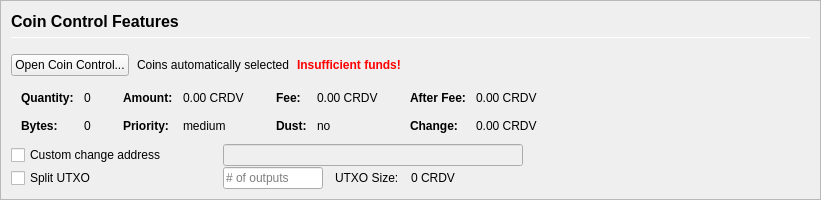
         <widget class="QFrame" name="frameCoinControl">
          <property name="sizePolicy">
           <sizepolicy hsizetype="Expanding" vsizetype="Expanding">
            <horstretch>0</horstretch>
            <verstretch>0</verstretch>
           </sizepolicy>
          </property>
          <property name="maximumSize">
           <size>
            <width>16777215</width>
            <height>16777215</height>
           </size>
          </property>
          <property name="frameShape">
           <enum>QFrame::StyledPanel</enum>
          </property>
          <property name="frameShadow">
           <enum>QFrame::Sunken</enum>
          </property>
          <layout class="QVBoxLayout" name="verticalLayoutCoinControl2">
           <property name="spacing">
            <number>0</number>
           </property>
           <property name="leftMargin">
            <number>0</number>
           </property>
           <property name="topMargin">
            <number>0</number>
           </property>
           <property name="rightMargin">
            <number>0</number>
           </property>
           <property name="bottomMargin">
            <number>0</number>
           </property>
           <item>
            <widget class="QFrame" name="frameCoinControl_BG">
             <layout class="QVBoxLayout" name="verticalLayoutCoinControl" stretch="0,0,0,0,0,0">
              <property name="spacing">
               <number>1</number>
              </property>
              <property name="leftMargin">
               <number>10</number>
              </property>
              <property name="topMargin">
               <number>10</number>
              </property>
              <item>
               <layout class="QHBoxLayout" name="horizontalLayoutCoinControl1">
                <property name="bottomMargin">
                 <number>15</number>
                </property>
                <item>
                 <layout class="QVBoxLayout" name="verticalLayout_3">
                  <property name="spacing">
                   <number>6</number>
                  </property>
                  <item>
                   <widget class="QLabel" name="labelCoinControlFeatures">
                    <property name="sizePolicy">
                     <sizepolicy hsizetype="Preferred" vsizetype="Maximum">
                      <horstretch>0</horstretch>
                      <verstretch>0</verstretch>
                     </sizepolicy>
                    </property>
                    <property name="minimumSize">
                     <size>
                      <width>0</width>
                      <height>20</height>
                     </size>
                    </property>
                    <property name="font">
                     <font>
                      <pointsize>12</pointsize>
                      <weight>75</weight>
                      <bold>true</bold>
                     </font>
                    </property>
                    <property name="styleSheet">
                     <string notr="true">font-weight:bold;</string>
                    </property>
                    <property name="text">
                     <string>Coin Control Features</string>
                    </property>
                   </widget>
                  </item>
                  <item>
                   <widget class="Line" name="line">
                    <property name="minimumSize">
                     <size>
                      <width>0</width>
                      <height>1</height>
                     </size>
                    </property>
                    <property name="maximumSize">
                     <size>
                      <width>16777215</width>
                      <height>1</height>
                     </size>
                    </property>
                    <property name="orientation">
                     <enum>Qt::Horizontal</enum>
                    </property>
                   </widget>
                  </item>
                 </layout>
                </item>
               </layout>
              </item>
              <item>
               <layout class="QHBoxLayout" name="horizontalLayoutCoinControl2" stretch="0,0,0,0">
                <property name="spacing">
                 <number>8</number>
                </property>
                <property name="bottomMargin">
                 <number>10</number>
                </property>
                <item>
                 <widget class="QPushButton" name="pushButtonCoinControl">
                  <property name="styleSheet">
                   <string notr="true"/>
                  </property>
                  <property name="text">
                   <string>Open Coin Control...</string>
                  </property>
                  <property name="autoDefault">
                   <bool>false</bool>
                  </property>
                 </widget>
                </item>
                <item>
                 <widget class="QLabel" name="labelCoinControlAutomaticallySelected">
                  <property name="text">
                   <string>Coins automatically selected</string>
                  </property>
                  <property name="margin">
                   <number>5</number>
                  </property>
                 </widget>
                </item>
                <item>
                 <widget class="QLabel" name="labelCoinControlInsuffFunds">
                  <property name="font">
                   <font>
                    <weight>75</weight>
                    <bold>true</bold>
                   </font>
                  </property>
                  <property name="styleSheet">
                   <string notr="true">color:red;font-weight:bold;</string>
                  </property>
                  <property name="text">
                   <string>Insufficient funds!</string>
                  </property>
                  <property name="margin">
                   <number>5</number>
                  </property>
                 </widget>
                </item>
                <item>
                 <spacer name="horizontalSpacerCoinControl">
                  <property name="orientation">
                   <enum>Qt::Horizontal</enum>
                  </property>
                  <property name="sizeHint" stdset="0">
                   <size>
                    <width>40</width>
                    <height>1</height>
                   </size>
                  </property>
                 </spacer>
                </item>
               </layout>
              </item>
              <item>
               <widget class="QWidget" name="widgetCoinControl" native="true">
                <property name="sizePolicy">
                 <sizepolicy hsizetype="Preferred" vsizetype="Preferred">
                  <horstretch>0</horstretch>
                  <verstretch>0</verstretch>
                 </sizepolicy>
                </property>
                <property name="minimumSize">
                 <size>
                  <width>0</width>
                  <height>0</height>
                 </size>
                </property>
                <property name="styleSheet">
                 <string notr="true"/>
                </property>
                <layout class="QHBoxLayout" name="horizontalLayoutCoinControl5">
                 <property name="leftMargin">
                  <number>0</number>
                 </property>
                 <property name="topMargin">
                  <number>0</number>
                 </property>
                 <property name="rightMargin">
                  <number>0</number>
                 </property>
                 <property name="bottomMargin">
                  <number>0</number>
                 </property>
                 <item>
                  <layout class="QHBoxLayout" name="horizontalLayoutCoinControl3" stretch="0,0,0,1">
                   <property name="spacing">
                    <number>20</number>
                   </property>
                   <property name="topMargin">
                    <number>0</number>
                   </property>
                   <property name="bottomMargin">
                    <number>10</number>
                   </property>
                   <item>
                    <layout class="QFormLayout" name="formLayoutCoinControl1">
                     <property name="horizontalSpacing">
                      <number>10</number>
                     </property>
                     <property name="verticalSpacing">
                      <number>14</number>
                     </property>
                     <property name="leftMargin">
                      <number>10</number>
                     </property>
                     <property name="topMargin">
                      <number>4</number>
                     </property>
                     <property name="rightMargin">
                      <number>6</number>
                     </property>
                     <item row="0" column="0">
                      <widget class="QLabel" name="labelCoinControlQuantityText">
                       <property name="font">
                        <font>
                         <weight>75</weight>
                         <bold>true</bold>
                        </font>
                       </property>
                       <property name="text">
                        <string>Quantity:</string>
                       </property>
                       <property name="margin">
                        <number>0</number>
                       </property>
                      </widget>
                     </item>
                     <item row="0" column="1">
                      <widget class="QLabel" name="labelCoinControlQuantity">
                       <property name="cursor">
                        <cursorShape>IBeamCursor</cursorShape>
                       </property>
                       <property name="contextMenuPolicy">
                        <enum>Qt::ActionsContextMenu</enum>
                       </property>
                       <property name="text">
                        <string notr="true">0</string>
                       </property>
                       <property name="margin">
                        <number>0</number>
                       </property>
                       <property name="textInteractionFlags">
                        <set>Qt::LinksAccessibleByMouse|Qt::TextSelectableByKeyboard|Qt::TextSelectableByMouse</set>
                       </property>
                      </widget>
                     </item>
                     <item row="1" column="0">
                      <widget class="QLabel" name="labelCoinControlBytesText">
                       <property name="font">
                        <font>
                         <weight>75</weight>
                         <bold>true</bold>
                        </font>
                       </property>
                       <property name="text">
                        <string>Bytes:</string>
                       </property>
                      </widget>
                     </item>
                     <item row="1" column="1">
                      <widget class="QLabel" name="labelCoinControlBytes">
                       <property name="cursor">
                        <cursorShape>IBeamCursor</cursorShape>
                       </property>
                       <property name="contextMenuPolicy">
                        <enum>Qt::ActionsContextMenu</enum>
                       </property>
                       <property name="text">
                        <string notr="true">0</string>
                       </property>
                       <property name="textInteractionFlags">
                        <set>Qt::LinksAccessibleByMouse|Qt::TextSelectableByKeyboard|Qt::TextSelectableByMouse</set>
                       </property>
                      </widget>
                     </item>
                    </layout>
                   </item>
                   <item>
                    <layout class="QFormLayout" name="formLayoutCoinControl2">
                     <property name="horizontalSpacing">
                      <number>10</number>
                     </property>
                     <property name="verticalSpacing">
                      <number>14</number>
                     </property>
                     <property name="leftMargin">
                      <number>6</number>
                     </property>
                     <property name="topMargin">
                      <number>4</number>
                     </property>
                     <property name="rightMargin">
                      <number>6</number>
                     </property>
                     <item row="0" column="0">
                      <widget class="QLabel" name="labelCoinControlAmountText">
                       <property name="font">
                        <font>
                         <weight>75</weight>
                         <bold>true</bold>
                        </font>
                       </property>
                       <property name="text">
                        <string>Amount:</string>
                       </property>
                       <property name="margin">
                        <number>0</number>
                       </property>
                      </widget>
                     </item>
                     <item row="0" column="1">
                      <widget class="QLabel" name="labelCoinControlAmount">
                       <property name="cursor">
                        <cursorShape>IBeamCursor</cursorShape>
                       </property>
                       <property name="contextMenuPolicy">
                        <enum>Qt::ActionsContextMenu</enum>
                       </property>
                       <property name="text">
                        <string notr="true">0.00 CRDV</string>
                       </property>
                       <property name="textInteractionFlags">
                        <set>Qt::LinksAccessibleByMouse|Qt::TextSelectableByKeyboard|Qt::TextSelectableByMouse</set>
                       </property>
                      </widget>
                     </item>
                     <item row="1" column="0">
                      <widget class="QLabel" name="labelCoinControlPriorityText">
                       <property name="font">
                        <font>
                         <weight>75</weight>
                         <bold>true</bold>
                        </font>
                       </property>
                       <property name="text">
                        <string>Priority:</string>
                       </property>
                      </widget>
                     </item>
                     <item row="1" column="1">
                      <widget class="QLabel" name="labelCoinControlPriority">
                       <property name="cursor">
                        <cursorShape>IBeamCursor</cursorShape>
                       </property>
                       <property name="contextMenuPolicy">
                        <enum>Qt::ActionsContextMenu</enum>
                       </property>
                       <property name="text">
                        <string>medium</string>
                       </property>
                       <property name="textInteractionFlags">
                        <set>Qt::LinksAccessibleByMouse|Qt::TextSelectableByKeyboard|Qt::TextSelectableByMouse</set>
                       </property>
                      </widget>
                     </item>
                    </layout>
                   </item>
                   <item>
                    <layout class="QFormLayout" name="formLayoutCoinControl3">
                     <property name="horizontalSpacing">
                      <number>10</number>
                     </property>
                     <property name="verticalSpacing">
                      <number>14</number>
                     </property>
                     <property name="leftMargin">
                      <number>6</number>
                     </property>
                     <property name="topMargin">
                      <number>4</number>
                     </property>
                     <property name="rightMargin">
                      <number>6</number>
                     </property>
                     <item row="0" column="0">
                      <widget class="QLabel" name="labelCoinControlFeeText">
                       <property name="font">
                        <font>
                         <weight>75</weight>
                         <bold>true</bold>
                        </font>
                       </property>
                       <property name="text">
                        <string>Fee:</string>
                       </property>
                       <property name="margin">
                        <number>0</number>
                       </property>
                      </widget>
                     </item>
                     <item row="0" column="1">
                      <widget class="QLabel" name="labelCoinControlFee">
                       <property name="cursor">
                        <cursorShape>IBeamCursor</cursorShape>
                       </property>
                       <property name="contextMenuPolicy">
                        <enum>Qt::ActionsContextMenu</enum>
                       </property>
                       <property name="text">
                        <string notr="true">0.00 CRDV</string>
                       </property>
                       <property name="textInteractionFlags">
                        <set>Qt::LinksAccessibleByMouse|Qt::TextSelectableByKeyboard|Qt::TextSelectableByMouse</set>
                       </property>
                      </widget>
                     </item>
                     <item row="1" column="0">
                      <widget class="QLabel" name="labelCoinControlLowOutputText">
                       <property name="font">
                        <font>
                         <weight>75</weight>
                         <bold>true</bold>
                        </font>
                       </property>
                       <property name="text">
                        <string>Dust:</string>
                       </property>
                      </widget>
                     </item>
                     <item row="1" column="1">
                      <widget class="QLabel" name="labelCoinControlLowOutput">
                       <property name="cursor">
                        <cursorShape>IBeamCursor</cursorShape>
                       </property>
                       <property name="contextMenuPolicy">
                        <enum>Qt::ActionsContextMenu</enum>
                       </property>
                       <property name="text">
                        <string>no</string>
                       </property>
                       <property name="textInteractionFlags">
                        <set>Qt::LinksAccessibleByMouse|Qt::TextSelectableByKeyboard|Qt::TextSelectableByMouse</set>
                       </property>
                      </widget>
                     </item>
                    </layout>
                   </item>
                   <item>
                    <layout class="QFormLayout" name="formLayoutCoinControl4">
                     <property name="horizontalSpacing">
                      <number>10</number>
                     </property>
                     <property name="verticalSpacing">
                      <number>14</number>
                     </property>
                     <property name="leftMargin">
                      <number>6</number>
                     </property>
                     <property name="topMargin">
                      <number>4</number>
                     </property>
                     <property name="rightMargin">
                      <number>6</number>
                     </property>
                     <item row="0" column="0">
                      <widget class="QLabel" name="labelCoinControlAfterFeeText">
                       <property name="font">
                        <font>
                         <weight>75</weight>
                         <bold>true</bold>
                        </font>
                       </property>
                       <property name="text">
                        <string>After Fee:</string>
                       </property>
                       <property name="margin">
                        <number>0</number>
                       </property>
                      </widget>
                     </item>
                     <item row="0" column="1">
                      <widget class="QLabel" name="labelCoinControlAfterFee">
                       <property name="cursor">
                        <cursorShape>IBeamCursor</cursorShape>
                       </property>
                       <property name="contextMenuPolicy">
                        <enum>Qt::ActionsContextMenu</enum>
                       </property>
                       <property name="text">
                        <string notr="true">0.00 CRDV</string>
                       </property>
                       <property name="textInteractionFlags">
                        <set>Qt::LinksAccessibleByMouse|Qt::TextSelectableByKeyboard|Qt::TextSelectableByMouse</set>
                       </property>
                      </widget>
                     </item>
                     <item row="1" column="0">
                      <widget class="QLabel" name="labelCoinControlChangeText">
                       <property name="font">
                        <font>
                         <weight>75</weight>
                         <bold>true</bold>
                        </font>
                       </property>
                       <property name="text">
                        <string>Change:</string>
                       </property>
                      </widget>
                     </item>
                     <item row="1" column="1">
                      <widget class="QLabel" name="labelCoinControlChange">
                       <property name="cursor">
                        <cursorShape>IBeamCursor</cursorShape>
                       </property>
                       <property name="contextMenuPolicy">
                        <enum>Qt::ActionsContextMenu</enum>
                       </property>
                       <property name="text">
                        <string notr="true">0.00 CRDV</string>
                       </property>
                       <property name="textInteractionFlags">
                        <set>Qt::LinksAccessibleByMouse|Qt::TextSelectableByKeyboard|Qt::TextSelectableByMouse</set>
                       </property>
                      </widget>
                     </item>
                    </layout>
                   </item>
                  </layout>
                 </item>
                </layout>
               </widget>
              </item>
              <item>
               <layout class="QHBoxLayout" name="horizontalLayoutCoinControl4">
                <property name="spacing">
                 <number>12</number>
                </property>
                <property name="sizeConstraint">
                 <enum>QLayout::SetDefaultConstraint</enum>
                </property>
                <property name="topMargin">
                 <number>0</number>
                </property>
                <property name="rightMargin">
                 <number>0</number>
                </property>
                <item>
                 <widget class="QCheckBox" name="checkBoxCoinControlChange">
                  <property name="sizePolicy">
                   <sizepolicy hsizetype="Preferred" vsizetype="Preferred">
                    <horstretch>0</horstretch>
                    <verstretch>0</verstretch>
                   </sizepolicy>
                  </property>
                  <property name="minimumSize">
                   <size>
                    <width>200</width>
                    <height>0</height>
                   </size>
                  </property>
                  <property name="maximumSize">
                   <size>
                    <width>200</width>
                    <height>16777215</height>
                   </size>
                  </property>
                  <property name="toolTip">
                   <string>If this is activated, but the change address is empty or invalid, change will be sent to a newly generated address.</string>
                  </property>
                  <property name="text">
                   <string>Custom change address</string>
                  </property>
                 </widget>
                </item>
                <item>
                 <widget class="QValidatedLineEdit" name="lineEditCoinControlChange">
                  <property name="enabled">
                   <bool>false</bool>
                  </property>
                  <property name="sizePolicy">
                   <sizepolicy hsizetype="Preferred" vsizetype="Preferred">
                    <horstretch>0</horstretch>
                    <verstretch>0</verstretch>
                   </sizepolicy>
                  </property>
                  <property name="minimumSize">
                   <size>
                    <width>300</width>
                    <height>0</height>
                   </size>
                  </property>
                 </widget>
                </item>
                <item>
                 <widget class="QLabel" name="labelCoinControlChangeLabel">
                  <property name="sizePolicy">
                   <sizepolicy hsizetype="Preferred" vsizetype="Preferred">
                    <horstretch>0</horstretch>
                    <verstretch>0</verstretch>
                   </sizepolicy>
                  </property>
                  <property name="minimumSize">
                   <size>
                    <width>100</width>
                    <height>0</height>
                   </size>
                  </property>
                  <property name="text">
                   <string/>
                  </property>
                  <property name="margin">
                   <number>3</number>
                  </property>
                 </widget>
                </item>
               </layout>
              </item>
              <item>
               <layout class="QHBoxLayout" name="horizontalLayoutCoinControl6">
                <property name="spacing">
                 <number>12</number>
                </property>
                <property name="rightMargin">
                 <number>0</number>
                </property>
                <item>
                 <widget class="QCheckBox" name="splitBlockCheckBox">
                  <property name="sizePolicy">
                   <sizepolicy hsizetype="Preferred" vsizetype="Preferred">
                    <horstretch>0</horstretch>
                    <verstretch>0</verstretch>
                   </sizepolicy>
                  </property>
                  <property name="minimumSize">
                   <size>
                    <width>200</width>
                    <height>0</height>
                   </size>
                  </property>
                  <property name="maximumSize">
                   <size>
                    <width>200</width>
                    <height>16777215</height>
                   </size>
                  </property>
                  <property name="text">
                   <string>Split UTXO</string>
                  </property>
                 </widget>
                </item>
                <item>
                 <widget class="QLineEdit" name="splitBlockLineEdit">
                  <property name="sizePolicy">
                   <sizepolicy hsizetype="Preferred" vsizetype="Preferred">
                    <horstretch>50</horstretch>
                    <verstretch>0</verstretch>
                   </sizepolicy>
                  </property>
                  <property name="minimumSize">
                   <size>
                    <width>100</width>
                    <height>0</height>
                   </size>
                  </property>
                  <property name="maximumSize">
                   <size>
                    <width>100</width>
                    <height>16777215</height>
                   </size>
                  </property>
                  <property name="placeholderText">
                   <string># of outputs</string>
                  </property>
                 </widget>
                </item>
                <item>
                 <widget class="QLabel" name="labelBlockSizeText">
                  <property name="text">
                   <string>UTXO Size:</string>
                  </property>
                 </widget>
                </item>
                <item>
                 <widget class="QLabel" name="labelBlockSize">
                  <property name="text">
                   <string>0 CRDV</string>
                  </property>
                 </widget>
                </item>
                <item>
                 <spacer name="horizontalSpacer_7">
                  <property name="orientation">
                   <enum>Qt::Horizontal</enum>
                  </property>
                  <property name="sizeHint" stdset="0">
                   <size>
                    <width>40</width>
                    <height>20</height>
                   </size>
                  </property>
                 </spacer>
                </item>
               </layout>
              </item>
              <item>
               <spacer name="verticalSpacerCoinControl">
                <property name="orientation">
                 <enum>Qt::Vertical</enum>
                </property>
                <property name="sizeHint" stdset="0">
                 <size>
                  <width>800</width>
                  <height>1</height>
                 </size>
                </property>
               </spacer>
              </item>
             </layout>
            </widget>
           </item>
          </layout>
         </widget>
